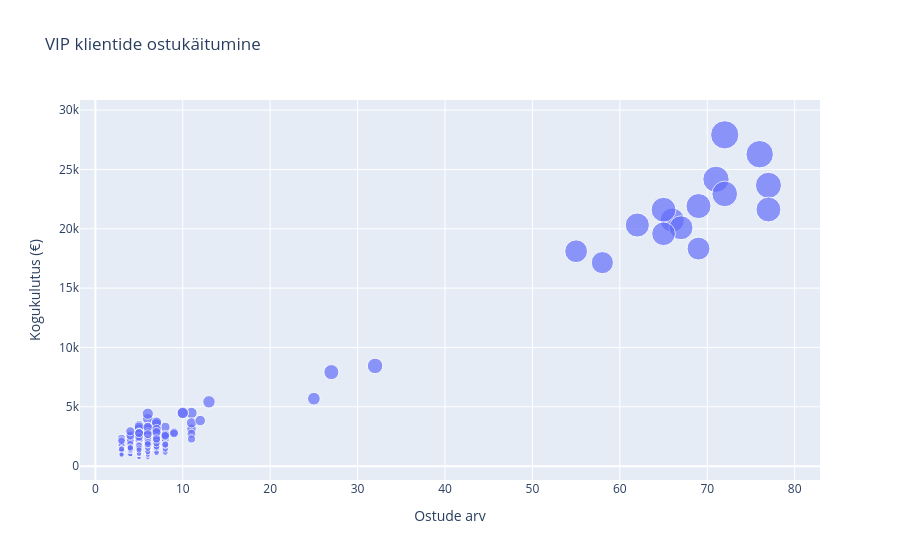

Source (notebook cell):
### Markdown cell above
#Scatter ainult vip klientidega:

### Code cell
vip = rfm[rfm["segment"] == "VIP Champions"]

fig = px.scatter(
    vip,
    x="frequency",
    y="monetary",
    size="monetary",
    hover_data=["customer_id"],
    title="VIP klientide ostukäitumine",
    labels={
        "frequency": "Ostude arv",
        "monetary": "Kogukulutus (€)"
    }
)

fig.show()

### Figure 1 — Plotly figure (JSON) as saved in the notebook; plotly's stock layout.template omitted (floating-point values rounded to 4 significant figures; data arrays with more than 128 entries replaced by an {"elided": "..."} marker saying what was removed)
{"data": [{"customdata": {"elided": "455x1 float values"}, "hovertemplate": "Ostude arv=%{x}<br>Kogukulutus (€)=%{marker.size}<br>customer_id=%{customdata[0]}<extra></extra>", "legendgroup": "", "marker": {"color": "#636efa", "size": {"elided": "455 float values"}, "sizemode": "area", "sizeref": 69.8, "symbol": "circle"}, "mode": "markers", "name": "", "orientation": "v", "showlegend": false, "type": "scatter", "x": {"elided": "455 int values"}, "xaxis": "x", "y": {"elided": "455 float values"}, "yaxis": "y"}], "layout": {"legend": {"itemsizing": "constant", "tracegroupgap": 0}, "title": {"text": "VIP klientide ostukäitumine"}, "xaxis": {"anchor": "y", "domain": [0, 1], "title": {"text": "Ostude arv"}}, "yaxis": {"anchor": "x", "domain": [0, 1], "title": {"text": "Kogukulutus (€)"}}}}
